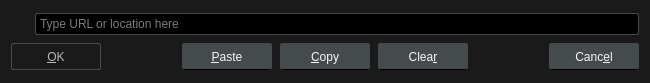
<?xml version="1.0" encoding="UTF-8"?>
<ui version="4.0">
 <class>LocationDialog</class>
 <widget class="QDialog" name="LocationDialog">
  <property name="geometry">
   <rect>
    <x>0</x>
    <y>0</y>
    <width>650</width>
    <height>83</height>
   </rect>
  </property>
  <property name="windowTitle">
   <string>Open Location</string>
  </property>
  <property name="styleSheet">
   <string notr="true">QWidget {
	font: 12px &quot;Noto Sans&quot;, &quot;FreeSans&quot;;
	background: #1A1A1A;
	color: whitesmoke;
}

/* QLineEdit */

QLineEdit {
	background: black;
	border: 1px solid #454A4D;
	border-radius: 2px;
	padding: 2px;
}
QLineEdit:focus {
	border: 1px solid #008098;
}

/* QPushButton */

QPushButton {
	background: #454A4D;
	border: 1px solid #454A4D;
	border-bottom: 1px solid black;
	border-radius: 2px;
	color: whitesmoke;
	min-width: 76px;
	min-height: 17px;
	padding: 4px 6px;
}
QPushButton:focus {
	border: 1px solid #008098;
	outline: none;
}
QPushButton:pressed {
	background: #2E3133;
}
QPushButton:disabled {
	background: transparent;
	border: 1px solid #454A4D;
	color: #B8B8B8;
}</string>
  </property>
  <layout class="QVBoxLayout" name="verticalLayout">
   <item>
    <layout class="QHBoxLayout" name="horizontalLayout_2">
     <property name="spacing">
      <number>8</number>
     </property>
     <item>
      <widget class="QLabel" name="validEntryLabel">
       <property name="minimumSize">
        <size>
         <width>16</width>
         <height>16</height>
        </size>
       </property>
       <property name="pixmap">
        <pixmap resource="../rsclist.qrc">:/img/not_exists.svg</pixmap>
       </property>
       <property name="alignment">
        <set>Qt::AlignCenter</set>
       </property>
      </widget>
     </item>
     <item>
      <widget class="QLineEdit" name="urlEdit">
       <property name="placeholderText">
        <string>Type URL or location here</string>
       </property>
       <property name="clearButtonEnabled">
        <bool>true</bool>
       </property>
      </widget>
     </item>
    </layout>
   </item>
   <item>
    <layout class="QHBoxLayout" name="horizontalLayout">
     <property name="spacing">
      <number>8</number>
     </property>
     <item>
      <widget class="QPushButton" name="okButton">
       <property name="enabled">
        <bool>false</bool>
       </property>
       <property name="sizePolicy">
        <sizepolicy hsizetype="Fixed" vsizetype="Minimum">
         <horstretch>0</horstretch>
         <verstretch>0</verstretch>
        </sizepolicy>
       </property>
       <property name="text">
        <string>&amp;OK</string>
       </property>
       <property name="default">
        <bool>true</bool>
       </property>
      </widget>
     </item>
     <item>
      <spacer name="horizontalSpacer">
       <property name="orientation">
        <enum>Qt::Horizontal</enum>
       </property>
       <property name="sizeHint" stdset="0">
        <size>
         <width>40</width>
         <height>20</height>
        </size>
       </property>
      </spacer>
     </item>
     <item>
      <widget class="QPushButton" name="pasteButton">
       <property name="sizePolicy">
        <sizepolicy hsizetype="Fixed" vsizetype="Fixed">
         <horstretch>0</horstretch>
         <verstretch>0</verstretch>
        </sizepolicy>
       </property>
       <property name="text">
        <string>&amp;Paste</string>
       </property>
       <property name="autoDefault">
        <bool>false</bool>
       </property>
      </widget>
     </item>
     <item>
      <widget class="QPushButton" name="copyButton">
       <property name="sizePolicy">
        <sizepolicy hsizetype="Fixed" vsizetype="Fixed">
         <horstretch>0</horstretch>
         <verstretch>0</verstretch>
        </sizepolicy>
       </property>
       <property name="text">
        <string>&amp;Copy</string>
       </property>
       <property name="autoDefault">
        <bool>false</bool>
       </property>
      </widget>
     </item>
     <item>
      <widget class="QPushButton" name="clearButton">
       <property name="sizePolicy">
        <sizepolicy hsizetype="Fixed" vsizetype="Fixed">
         <horstretch>0</horstretch>
         <verstretch>0</verstretch>
        </sizepolicy>
       </property>
       <property name="text">
        <string>Clea&amp;r</string>
       </property>
       <property name="autoDefault">
        <bool>false</bool>
       </property>
      </widget>
     </item>
     <item>
      <spacer name="horizontalSpacer_2">
       <property name="orientation">
        <enum>Qt::Horizontal</enum>
       </property>
       <property name="sizeHint" stdset="0">
        <size>
         <width>40</width>
         <height>20</height>
        </size>
       </property>
      </spacer>
     </item>
     <item>
      <widget class="QPushButton" name="cancelButton">
       <property name="sizePolicy">
        <sizepolicy hsizetype="Fixed" vsizetype="Fixed">
         <horstretch>0</horstretch>
         <verstretch>0</verstretch>
        </sizepolicy>
       </property>
       <property name="text">
        <string>Canc&amp;el</string>
       </property>
       <property name="autoDefault">
        <bool>false</bool>
       </property>
      </widget>
     </item>
    </layout>
   </item>
  </layout>
 </widget>
 <resources>
  <include location="../rsclist.qrc"/>
 </resources>
 <connections/>
</ui>
